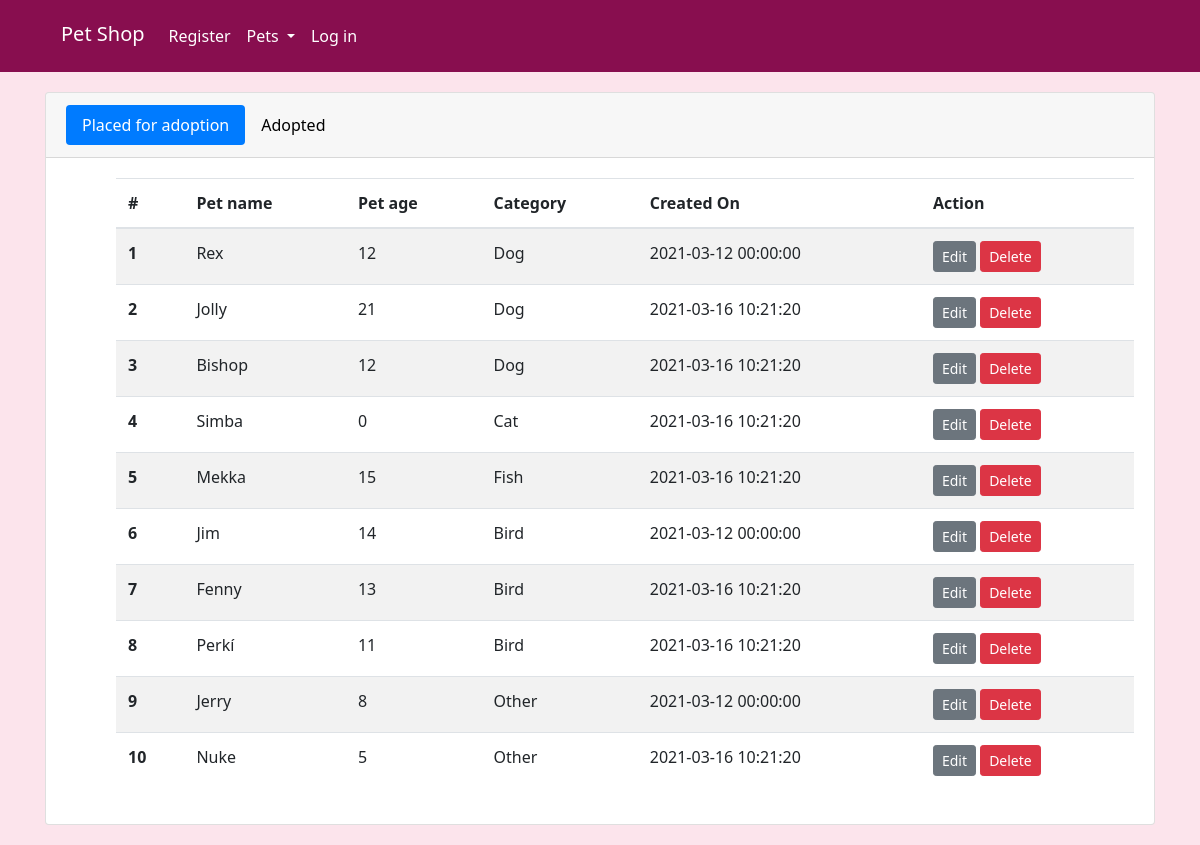
Page /pets.php?id=1 on the committed database.
### tables this page shows
CREATE TABLE `pets` (
  `id` int(11) NOT NULL,
  `pet_name` varchar(255) NOT NULL,
  `category_id` int(11) NOT NULL,
  `age` int(11) NOT NULL,
  `pet_description` varchar(522) DEFAULT NULL,
  `created_on` datetime NOT NULL DEFAULT current_timestamp(),
  `author_id` int(11) NOT NULL DEFAULT 1,
  `buyer_id` int(11) DEFAULT NULL,
  `status` tinyint(1) NOT NULL DEFAULT 0
);

CREATE TABLE `category` (
  `c_id` int(11) NOT NULL,
  `c_name` varchar(255) NOT NULL
);

### public/models/User.php (called while the page is built, shortened)
<?php
    class User{
        public static function getCPets($id) {
            $pdo = establishCONN();
            $stmt = $pdo->prepare(
                "SELECT pets.id, pets.pet_name, pets.age, pets.pet_description, pets.created_on, pets.author_id, pets.buyer_id, category.c_name, users.username
                FROM pets, category, users
                WHERE pets.author_id = :id AND pets.category_id = category.c_id AND users.id = pets.author_id"
            );
            $stmt->bindValue(':id', $id);
            $stmt->execute();
            return $stmt->fetchAll(PDO::FETCH_ASSOC);
        }
    }

### public/pets.php (the view, shortened to what this page needs)
<?php
require_once "./models/User.php";
$cpets = User::getCPets($_GET['id']);
?>
<?php include_once "./includes/header.php" ?>
    <section class="pets">
        <div class="container">
            <div class="card">
                <div class="card-header">
                    <ul class="nav nav-pills">
                        <li class="nav-item" >
                            <a class="nav-link active" href="#created" data-tab-target="#created">Placed for adoption</a>
                        </li>
                        <li class="nav-item" >
                            <a class="nav-link" href="#added" data-tab-target="#added">Adopted</a>
                        </li>
                    </ul>
                </div>
                <div class="card-body">
                    <div class="tab-contents">
                        <div id="created" data-tab-content class="current">
                            <?php if(count($cpets) == 0) {?>
                                <div class="container">
                                    <h1>NO PETS YET</h1>
                                    <a class="btn btn-success" href="add.php?id=<?php echo $_SESSION['uid'] ?>">Place for adoption</a>
                                </div>
                            <?php } else {?>
                                <table class="table table-striped">
                                    <thead>
                                        <tr>
                                            <th scope="col">#</th>
                                            <th scope="col">Pet name</th>
                                            <th scope="col">Pet age</th>
                                            <th scope="col">Category</th>
                                            <th scope="col">Created On</th>
                                            <th scope="col">Action</th>
                                        </tr>
                                    </thead>
                                    <tbody>
                                        <?php foreach($cpets as $i => $cpet) {?>
                                            <tr>
                                                <th scope="row"><?php echo $i + 1 ?></th>
                                                <td><?php echo $cpet['pet_name'] ?></td>
                                                <td><?php echo $cpet['age'] ?></td>
                                                <td><?php echo $cpet['c_name'] ?></td>
                                                <td><?php echo $cpet['created_on'] ?></td>
                                                <td>
                                                    <a href="update.php?id=<?php echo $cpet['id'] ?>" class="btn btn-secondary btn-sm">Edit</a>
                                                    <form action="delete.ini.php" method="POST" style="display: inline-block;">
                                                        <button type="submit" class="btn btn-danger btn-sm">Delete</button>
                                                    </form>
                                                </td>
                                            </tr>
                                        <?php } ?>
                                    </tbody>
                                </table>
                            <?php } ?>
                        </div>
                    </div>
                </div>
            </div>
        </div>
    </section>
<?php include_once "./includes/footer.php" ?>

### design/css/style.css (style rules this page uses)
* { margin: 0; padding: 0; box-sizing: border-box; font-family: system-ui; }
body { background:#fce4ec; }
a { text-decoration: none; color: #000; }
.pets { padding: 20px; }
[data-tab-content] { display: none; padding-left: 50px; }
.current[data-tab-content] { display: block; }

### rows in the picture
pets: pet_name "Rex", age "12", category.c_name "Dog", created_on "2021-03-12 00:00:00"
pets: pet_name "Jolly", age "21", category.c_name "Dog", created_on "2021-03-16 10:21:20"
pets: pet_name "Bishop", age "12", category.c_name "Dog", created_on "2021-03-16 10:21:20"
pets: pet_name "Simba", age "0", category.c_name "Cat", created_on "2021-03-16 10:21:20"
pets: pet_name "Mekka", age "15", category.c_name "Fish", created_on "2021-03-16 10:21:20"
pets: pet_name "Jim", age "14", category.c_name "Bird", created_on "2021-03-12 00:00:00"
pets: pet_name "Fenny", age "13", category.c_name "Bird", created_on "2021-03-16 10:21:20"
pets: pet_name "Perkí", age "11", category.c_name "Bird", created_on "2021-03-16 10:21:20"
pets: pet_name "Jerry", age "8", category.c_name "Other", created_on "2021-03-12 00:00:00"
pets: pet_name "Nuke", age "5", category.c_name "Other", created_on "2021-03-16 10:21:20"
